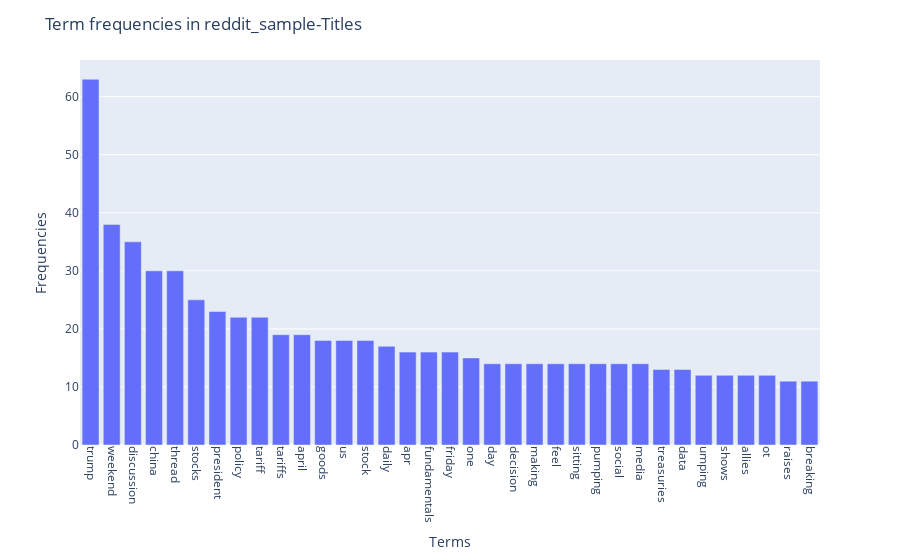
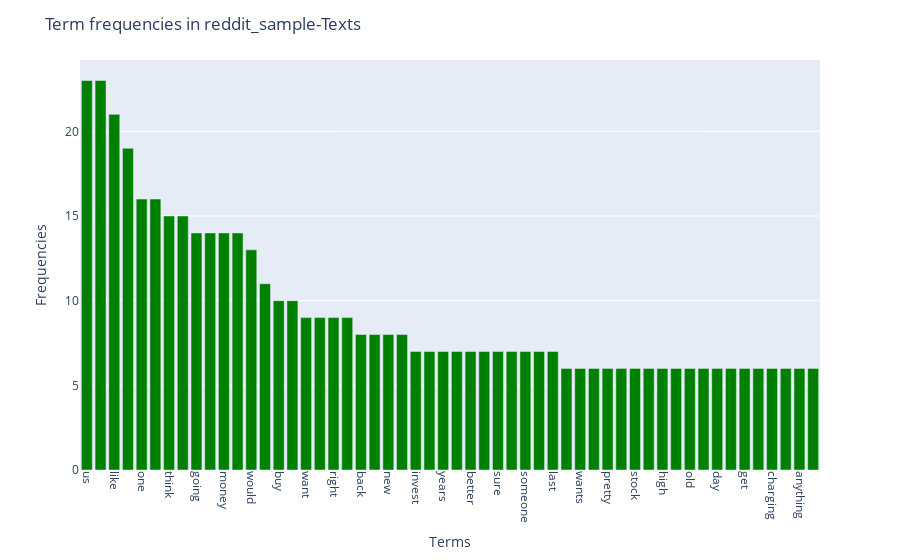

Write notebook code for charts like these, in order.
### Code cell
get_freq_plt(reddit_sample, 'Term frequencies in reddit_sample')

### Figure 1 — Plotly figure (JSON) as saved in the notebook; plotly's stock layout.template omitted (floating-point values rounded to 4 significant figures)
{"data": [{"hovertemplate": "x=%{x}<br>y=%{y}<extra></extra>", "legendgroup": "", "marker": {"color": "#636efa", "pattern": {"shape": ""}}, "name": "", "orientation": "v", "showlegend": false, "textposition": "auto", "type": "bar", "x": ["trump", "weekend", "discussion", "china", "thread", "stocks", "president", "policy", "tariff", "tariffs", "april", "goods", "us", "stock", "daily", "apr", "fundamentals", "friday", "one", "day", "decision", "making", "feel", "sitting", "pumping", "social", "media", "treasuries", "data", "umping", "shows", "allies", "ot", "raises", "breaking"], "xaxis": "x", "y": [63, 38, 35, 30, 30, 25, 23, 22, 22, 19, 19, 18, 18, 18, 17, 16, 16, 16, 15, 14, 14, 14, 14, 14, 14, 14, 14, 13, 13, 12, 12, 12, 12, 11, 11], "yaxis": "y"}], "layout": {"barmode": "relative", "legend": {"tracegroupgap": 0}, "margin": {"t": 60}, "title": {"text": "Term frequencies in reddit_sample-Titles"}, "xaxis": {"anchor": "y", "domain": [0, 1], "tickangle": 90, "title": {"text": "Terms"}}, "yaxis": {"anchor": "x", "domain": [0, 1], "title": {"text": "Frequencies"}}}}

### Figure 2 — Plotly figure (JSON) as saved in the notebook; plotly's stock layout.template omitted (floating-point values rounded to 4 significant figures)
{"data": [{"hovertemplate": "x=%{x}<br>y=%{y}<extra></extra>", "legendgroup": "", "marker": {"color": "green", "pattern": {"shape": ""}}, "name": "", "orientation": "v", "showlegend": false, "textposition": "auto", "type": "bar", "x": ["us", "china", "like", "trump", "one", "market", "think", "even", "going", "good", "money", "tariffs", "would", "year", "buy", "much", "want", "term", "right", "make", "back", "long", "new", "people", "invest", "every", "years", "got", "better", "put", "sure", "see", "someone", "portfolio", "last", "way", "wants", "well", "pretty", "price", "stock", "stocks", "high", "please", "old", "next", "day", "ev", "get", "evgo", "charging", "company", "anything", "already"], "xaxis": "x", "y": [23, 23, 21, 19, 16, 16, 15, 15, 14, 14, 14, 14, 13, 11, 10, 10, 9, 9, 9, 9, 8, 8, 8, 8, 7, 7, 7, 7, 7, 7, 7, 7, 7, 7, 7, 6, 6, 6, 6, 6, 6, 6, 6, 6, 6, 6, 6, 6, 6, 6, 6, 6, 6, 6], "yaxis": "y"}], "layout": {"barmode": "relative", "legend": {"tracegroupgap": 0}, "margin": {"t": 60}, "title": {"text": "Term frequencies in reddit_sample-Texts"}, "xaxis": {"anchor": "y", "domain": [0, 1], "tickangle": 90, "title": {"text": "Terms"}}, "yaxis": {"anchor": "x", "domain": [0, 1], "title": {"text": "Frequencies"}}}}
